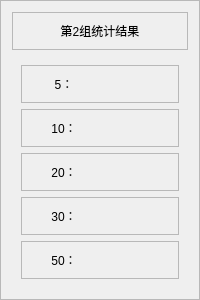
       <widget class="QFrame" name="frame_10">
        <property name="frameShape">
         <enum>QFrame::StyledPanel</enum>
        </property>
        <property name="frameShadow">
         <enum>QFrame::Raised</enum>
        </property>
        <layout class="QGridLayout" name="gridLayout_61">
         <item row="0" column="0">
          <widget class="QFrame" name="frame10">
           <property name="maximumSize">
            <size>
             <width>16777215</width>
             <height>50</height>
            </size>
           </property>
           <property name="frameShape">
            <enum>QFrame::StyledPanel</enum>
           </property>
           <property name="frameShadow">
            <enum>QFrame::Raised</enum>
           </property>
           <layout class="QGridLayout" name="gridLayout_25">
            <item row="0" column="0">
             <widget class="QLabel" name="label_36">
              <property name="text">
               <string>第2组统计结果</string>
              </property>
              <property name="alignment">
               <set>Qt::AlignCenter</set>
              </property>
             </widget>
            </item>
           </layout>
          </widget>
         </item>
         <item row="1" column="0">
          <widget class="QWidget" name="widget_4" native="true">
           <layout class="QGridLayout" name="gridLayout_26">
            <item row="0" column="0">
             <widget class="QFrame" name="frame_25">
              <property name="frameShape">
               <enum>QFrame::StyledPanel</enum>
              </property>
              <property name="frameShadow">
               <enum>QFrame::Raised</enum>
              </property>
              <layout class="QGridLayout" name="gridLayout_27">
               <item row="0" column="0">
                <widget class="QLabel" name="label_37">
                 <property name="layoutDirection">
                  <enum>Qt::LeftToRight</enum>
                 </property>
                 <property name="text">
                  <string>5：</string>
                 </property>
                 <property name="alignment">
                  <set>Qt::AlignCenter</set>
                 </property>
                </widget>
               </item>
               <item row="0" column="1">
                <widget class="QLabel" name="label2_1">
                 <property name="text">
                  <string/>
                 </property>
                 <property name="alignment">
                  <set>Qt::AlignCenter</set>
                 </property>
                </widget>
               </item>
              </layout>
             </widget>
            </item>
            <item row="1" column="0">
             <widget class="QFrame" name="frame_26">
              <property name="frameShape">
               <enum>QFrame::StyledPanel</enum>
              </property>
              <property name="frameShadow">
               <enum>QFrame::Raised</enum>
              </property>
              <layout class="QGridLayout" name="gridLayout_28">
               <item row="0" column="0">
                <widget class="QLabel" name="label_39">
                 <property name="text">
                  <string>10：</string>
                 </property>
                 <property name="alignment">
                  <set>Qt::AlignCenter</set>
                 </property>
                </widget>
               </item>
               <item row="0" column="1">
                <widget class="QLabel" name="label2_2">
                 <property name="text">
                  <string/>
                 </property>
                 <property name="alignment">
                  <set>Qt::AlignCenter</set>
                 </property>
                </widget>
               </item>
              </layout>
             </widget>
            </item>
            <item row="2" column="0">
             <widget class="QFrame" name="frame_27">
              <property name="frameShape">
               <enum>QFrame::StyledPanel</enum>
              </property>
              <property name="frameShadow">
               <enum>QFrame::Raised</enum>
              </property>
              <layout class="QGridLayout" name="gridLayout_29">
               <item row="0" column="0">
                <widget class="QLabel" name="label_41">
                 <property name="text">
                  <string>20：</string>
                 </property>
                 <property name="alignment">
                  <set>Qt::AlignCenter</set>
                 </property>
                </widget>
               </item>
               <item row="0" column="1">
                <widget class="QLabel" name="label2_3">
                 <property name="text">
                  <string/>
                 </property>
                 <property name="alignment">
                  <set>Qt::AlignCenter</set>
                 </property>
                </widget>
               </item>
              </layout>
             </widget>
            </item>
            <item row="3" column="0">
             <widget class="QFrame" name="frame_28">
              <property name="frameShape">
               <enum>QFrame::StyledPanel</enum>
              </property>
              <property name="frameShadow">
               <enum>QFrame::Raised</enum>
              </property>
              <layout class="QGridLayout" name="gridLayout_30">
               <item row="0" column="0">
                <widget class="QLabel" name="label_43">
                 <property name="text">
                  <string>30：</string>
                 </property>
                 <property name="alignment">
                  <set>Qt::AlignCenter</set>
                 </property>
                </widget>
               </item>
               <item row="0" column="1">
                <widget class="QLabel" name="label2_4">
                 <property name="text">
                  <string/>
                 </property>
                 <property name="alignment">
                  <set>Qt::AlignCenter</set>
                 </property>
                </widget>
               </item>
              </layout>
             </widget>
            </item>
            <item row="4" column="0">
             <widget class="QFrame" name="frame_29">
              <property name="frameShape">
               <enum>QFrame::StyledPanel</enum>
              </property>
              <property name="frameShadow">
               <enum>QFrame::Raised</enum>
              </property>
              <layout class="QGridLayout" name="gridLayout_31">
               <item row="0" column="0">
                <widget class="QLabel" name="label_45">
                 <property name="text">
                  <string>50：</string>
                 </property>
                 <property name="alignment">
                  <set>Qt::AlignCenter</set>
                 </property>
                </widget>
               </item>
               <item row="0" column="1">
                <widget class="QLabel" name="label2_5">
                 <property name="text">
                  <string/>
                 </property>
                 <property name="alignment">
                  <set>Qt::AlignCenter</set>
                 </property>
                </widget>
               </item>
              </layout>
             </widget>
            </item>
           </layout>
          </widget>
         </item>
        </layout>
       </widget>
